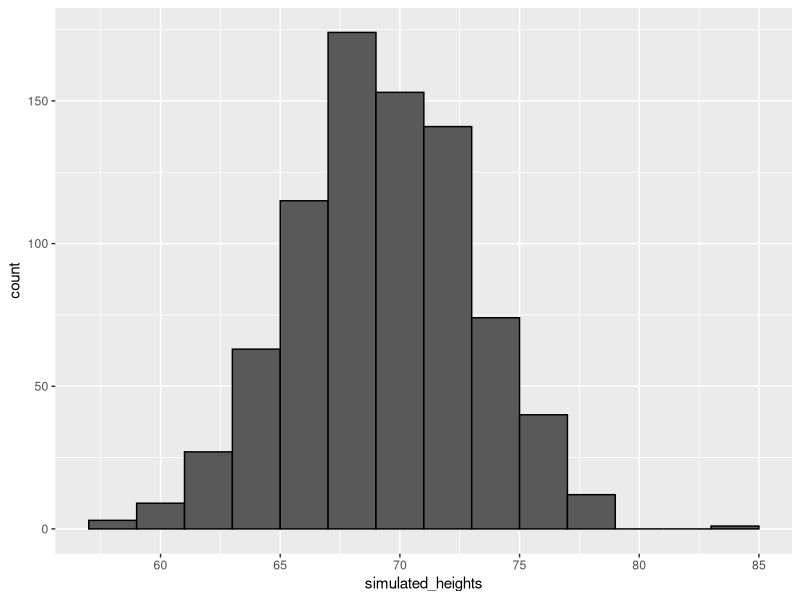

Recreate this plot in R.
library(tidyverse)
library(dslabs)
data(heights)
x <- heights %>% filter(sex=="Male") %>% pull(height)
set.seed(1)

# the rnorm() function generates n random numbers from the normal distribution
# with a specified average and standard deviation
n <- length(x)
avg <- mean(x)
s <- sd(x)
simulated_heights <- rnorm(n, avg, s)

# plot distribution of simulated heights
data.frame(simulated_heights = simulated_heights) %>% ggplot(aes(simulated_heights)) +
  geom_histogram(color = "black", binwidth = 2)

# monte carlo simulation of tallest person over 7 feet
B <- 800
tallest <- replicate(B, {
  simulated_data <- rnorm(B, avg, s)
  max(simulated_data)
})
mean(tallest >= 7*12)
